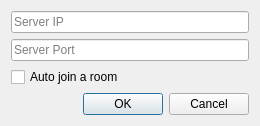
<?xml version="1.0" encoding="UTF-8"?>
<ui version="4.0">
 <class>Dialog</class>
 <widget class="QDialog" name="Dialog">
  <property name="geometry">
   <rect>
    <x>0</x>
    <y>0</y>
    <width>260</width>
    <height>116</height>
   </rect>
  </property>
  <property name="windowTitle">
   <string>Server Setup</string>
  </property>
  <layout class="QVBoxLayout" name="verticalLayout">
   <item>
    <widget class="QLineEdit" name="ServerIPInput">
     <property name="placeholderText">
      <string>Server IP</string>
     </property>
    </widget>
   </item>
   <item>
    <widget class="QLineEdit" name="ServerPortInput">
     <property name="placeholderText">
      <string>Server Port</string>
     </property>
    </widget>
   </item>
   <item>
    <widget class="QCheckBox" name="AutojoinCheckbox">
     <property name="text">
      <string>Auto join a room</string>
     </property>
    </widget>
   </item>
   <item>
    <widget class="QDialogButtonBox" name="buttonBox">
     <property name="orientation">
      <enum>Qt::Horizontal</enum>
     </property>
     <property name="standardButtons">
      <set>QDialogButtonBox::Cancel|QDialogButtonBox::Ok</set>
     </property>
    </widget>
   </item>
  </layout>
 </widget>
 <resources/>
 <connections>
  <connection>
   <sender>buttonBox</sender>
   <signal>accepted()</signal>
   <receiver>Dialog</receiver>
   <slot>accept()</slot>
   <hints>
    <hint type="sourcelabel">
     <x>248</x>
     <y>254</y>
    </hint>
    <hint type="destinationlabel">
     <x>157</x>
     <y>274</y>
    </hint>
   </hints>
  </connection>
  <connection>
   <sender>buttonBox</sender>
   <signal>rejected()</signal>
   <receiver>Dialog</receiver>
   <slot>reject()</slot>
   <hints>
    <hint type="sourcelabel">
     <x>316</x>
     <y>260</y>
    </hint>
    <hint type="destinationlabel">
     <x>286</x>
     <y>274</y>
    </hint>
   </hints>
  </connection>
 </connections>
</ui>
